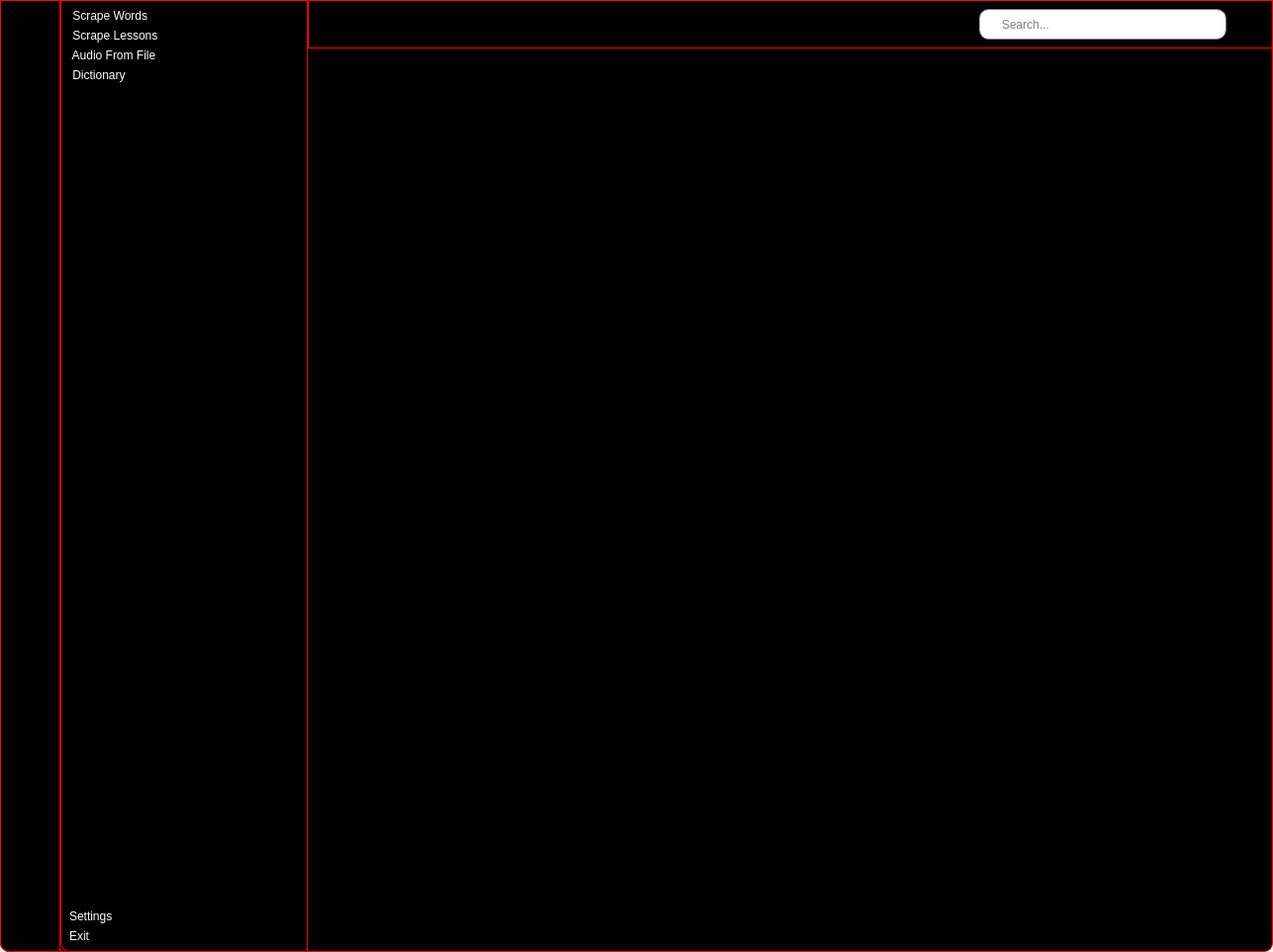
<?xml version="1.0" encoding="UTF-8"?>
<ui version="4.0">
 <class>MainWindow</class>
 <widget class="QMainWindow" name="MainWindow">
  <property name="geometry">
   <rect>
    <x>0</x>
    <y>0</y>
    <width>1286</width>
    <height>962</height>
   </rect>
  </property>
  <property name="maximumSize">
   <size>
    <width>16777215</width>
    <height>16777215</height>
   </size>
  </property>
  <property name="font">
   <font>
    <family>.AppleSystemUIFont</family>
   </font>
  </property>
  <property name="windowTitle">
   <string>MainWindow</string>
  </property>
  <property name="styleSheet">
   <string notr="true">MainWindow{
background-color: black;
}</string>
  </property>
  <widget class="QWidget" name="centralwidget">
   <property name="layoutDirection">
    <enum>Qt::LayoutDirection::LeftToRight</enum>
   </property>
   <property name="styleSheet">
    <string notr="true">QWidget#centralwidget {

background-color: black;
border: 1px solid red;
border-bottom-left-radius: 9px;
border-bottom-right-radius: 9px;
}</string>
   </property>
   <layout class="QGridLayout" name="gridLayout">
    <property name="leftMargin">
     <number>0</number>
    </property>
    <property name="topMargin">
     <number>0</number>
    </property>
    <property name="rightMargin">
     <number>0</number>
    </property>
    <property name="bottomMargin">
     <number>0</number>
    </property>
    <property name="spacing">
     <number>0</number>
    </property>
    <item row="2" column="3">
     <widget class="QWidget" name="main_screen_widget" native="true">
      <property name="sizePolicy">
       <sizepolicy hsizetype="Preferred" vsizetype="Preferred">
        <horstretch>0</horstretch>
        <verstretch>0</verstretch>
       </sizepolicy>
      </property>
      <property name="maximumSize">
       <size>
        <width>16777215</width>
        <height>16777215</height>
       </size>
      </property>
      <property name="styleSheet">
       <string notr="true">QWidget#main_screen-widget {
border: 1px solid red;
}</string>
      </property>
      <layout class="QVBoxLayout" name="verticalLayout_6">
       <property name="leftMargin">
        <number>1</number>
       </property>
       <property name="topMargin">
        <number>1</number>
       </property>
       <property name="rightMargin">
        <number>1</number>
       </property>
       <property name="bottomMargin">
        <number>1</number>
       </property>
       <item>
        <widget class="QStackedWidget" name="stackedWidget">
         <property name="currentIndex">
          <number>0</number>
         </property>
         <widget class="QWidget" name="words_page">
          <widget class="QLabel" name="label_6">
           <property name="geometry">
            <rect>
             <x>280</x>
             <y>330</y>
             <width>221</width>
             <height>81</height>
            </rect>
           </property>
           <property name="font">
            <font>
             <pointsize>25</pointsize>
            </font>
           </property>
           <property name="text">
            <string>Words page</string>
           </property>
          </widget>
         </widget>
         <widget class="QWidget" name="sentences_page">
          <widget class="QLabel" name="label_4">
           <property name="geometry">
            <rect>
             <x>500</x>
             <y>370</y>
             <width>221</width>
             <height>81</height>
            </rect>
           </property>
           <property name="font">
            <font>
             <pointsize>25</pointsize>
            </font>
           </property>
           <property name="text">
            <string>Sentences page</string>
           </property>
          </widget>
         </widget>
         <widget class="QWidget" name="audio_page">
          <widget class="QLabel" name="label_2">
           <property name="geometry">
            <rect>
             <x>350</x>
             <y>410</y>
             <width>221</width>
             <height>81</height>
            </rect>
           </property>
           <property name="font">
            <font>
             <pointsize>25</pointsize>
            </font>
           </property>
           <property name="text">
            <string>Audio page</string>
           </property>
          </widget>
         </widget>
         <widget class="QWidget" name="dictionary_page">
          <widget class="QLabel" name="label_3">
           <property name="geometry">
            <rect>
             <x>480</x>
             <y>460</y>
             <width>221</width>
             <height>81</height>
            </rect>
           </property>
           <property name="font">
            <font>
             <pointsize>25</pointsize>
            </font>
           </property>
           <property name="text">
            <string>Dictionary page</string>
           </property>
          </widget>
         </widget>
         <widget class="QWidget" name="settings_page">
          <widget class="QLabel" name="label_5">
           <property name="geometry">
            <rect>
             <x>520</x>
             <y>430</y>
             <width>221</width>
             <height>81</height>
            </rect>
           </property>
           <property name="font">
            <font>
             <pointsize>25</pointsize>
            </font>
           </property>
           <property name="text">
            <string>Settings page</string>
           </property>
          </widget>
         </widget>
        </widget>
       </item>
      </layout>
     </widget>
    </item>
    <item row="0" column="1" rowspan="3">
     <widget class="QWidget" name="icon_only_widget" native="true">
      <property name="maximumSize">
       <size>
        <width>70</width>
        <height>16777215</height>
       </size>
      </property>
      <property name="styleSheet">
       <string notr="true">QWidget#icon_only_widget{
background-color: black;
border: 1px solid red;
border-bottom-left-radius: 9px;

}




QPushButton {
border: none;
background-color: black;
padding: 1em .5em .5em .5em;

color: white;
}

QPushButton:checked {
border: none;
background-color: white;
border-radius:4px;
height: 2em;
color: black;
}</string>
      </property>
      <layout class="QVBoxLayout" name="verticalLayout">
       <item>
        <layout class="QVBoxLayout" name="verticalLayout_5">
         <item>
          <widget class="QPushButton" name="words_btn_ico">
           <property name="text">
            <string/>
           </property>
           <property name="icon">
            <iconset resource="resources.qrc">
             <normaloff>:/ /images/list_off.png</normaloff>
             <normalon>:/ /images/list_on.png</normalon>:/ /images/list_off.png</iconset>
           </property>
           <property name="iconSize">
            <size>
             <width>100</width>
             <height>20</height>
            </size>
           </property>
           <property name="checkable">
            <bool>true</bool>
           </property>
           <property name="autoExclusive">
            <bool>true</bool>
           </property>
          </widget>
         </item>
         <item>
          <widget class="QPushButton" name="sents_btn_ico">
           <property name="text">
            <string/>
           </property>
           <property name="icon">
            <iconset resource="resources.qrc">
             <normaloff>:/ /images/dialogs_off.png</normaloff>
             <normalon>:/ /images/dialogs_on.png</normalon>:/ /images/dialogs_off.png</iconset>
           </property>
           <property name="iconSize">
            <size>
             <width>100</width>
             <height>20</height>
            </size>
           </property>
           <property name="checkable">
            <bool>true</bool>
           </property>
           <property name="autoExclusive">
            <bool>true</bool>
           </property>
          </widget>
         </item>
         <item>
          <widget class="QPushButton" name="audio_btn_ico">
           <property name="text">
            <string/>
           </property>
           <property name="icon">
            <iconset resource="resources.qrc">
             <normaloff>:/ /images/audio_file_off.png</normaloff>
             <normalon>:/ /images/audio_file_on.png</normalon>:/ /images/audio_file_off.png</iconset>
           </property>
           <property name="iconSize">
            <size>
             <width>100</width>
             <height>20</height>
            </size>
           </property>
           <property name="checkable">
            <bool>true</bool>
           </property>
           <property name="autoExclusive">
            <bool>true</bool>
           </property>
          </widget>
         </item>
         <item>
          <widget class="QPushButton" name="dictionary_ico">
           <property name="text">
            <string/>
           </property>
           <property name="icon">
            <iconset resource="resources.qrc">
             <normaloff>:/ /images/dictionary_off.png</normaloff>
             <normalon>:/ /images/dictionary_on.png</normalon>:/ /images/dictionary_off.png</iconset>
           </property>
           <property name="iconSize">
            <size>
             <width>100</width>
             <height>20</height>
            </size>
           </property>
           <property name="checkable">
            <bool>true</bool>
           </property>
           <property name="autoExclusive">
            <bool>true</bool>
           </property>
          </widget>
         </item>
        </layout>
       </item>
       <item>
        <spacer name="verticalSpacer_2">
         <property name="orientation">
          <enum>Qt::Orientation::Vertical</enum>
         </property>
         <property name="sizeHint" stdset="0">
          <size>
           <width>43</width>
           <height>589</height>
          </size>
         </property>
        </spacer>
       </item>
       <item>
        <widget class="QPushButton" name="pushButton_8">
         <property name="text">
          <string/>
         </property>
         <property name="icon">
          <iconset resource="resources.qrc">
           <normaloff>:/ /images/settings_off.png</normaloff>
           <normalon>:/ /images/settings_on.png</normalon>:/ /images/settings_off.png</iconset>
         </property>
         <property name="iconSize">
          <size>
           <width>100</width>
           <height>20</height>
          </size>
         </property>
         <property name="checkable">
          <bool>true</bool>
         </property>
         <property name="autoExclusive">
          <bool>true</bool>
         </property>
        </widget>
       </item>
       <item>
        <widget class="QPushButton" name="pushButton_9">
         <property name="text">
          <string/>
         </property>
         <property name="icon">
          <iconset resource="resources.qrc">
           <normaloff>:/ /images/signout_off.png</normaloff>
           <normalon>:/ /images/signout_on.png</normalon>:/ /images/signout_off.png</iconset>
         </property>
         <property name="iconSize">
          <size>
           <width>100</width>
           <height>20</height>
          </size>
         </property>
         <property name="checkable">
          <bool>true</bool>
         </property>
         <property name="autoExclusive">
          <bool>true</bool>
         </property>
        </widget>
       </item>
      </layout>
     </widget>
    </item>
    <item row="0" column="2" rowspan="3">
     <widget class="QWidget" name="icon_text_widget" native="true">
      <property name="maximumSize">
       <size>
        <width>250</width>
        <height>16777215</height>
       </size>
      </property>
      <property name="styleSheet">
       <string notr="true">QWidget#icon_text_widget{
background-color: black;
border: 1px solid red;
border-bottom-left-radius: 9px;
padding: 2px;
}

QPushButton {
border: none;
background-color: black;
padding: 1em .5em .5em .5em;
text-align: left;
color: white;

}

QPushButton:checked {
background-color: white;
border-radius: 4px;
height: 2em;
color: black;
}</string>
      </property>
      <layout class="QVBoxLayout" name="verticalLayout_2">
       <item>
        <layout class="QVBoxLayout" name="verticalLayout_4">
         <item>
          <widget class="QPushButton" name="words_btn_ict">
           <property name="text">
            <string> Scrape Words</string>
           </property>
           <property name="icon">
            <iconset resource="resources.qrc">
             <normaloff>:/ /images/list_off.png</normaloff>
             <normalon>:/ /images/list_on.png</normalon>:/ /images/list_off.png</iconset>
           </property>
           <property name="iconSize">
            <size>
             <width>100</width>
             <height>20</height>
            </size>
           </property>
           <property name="checkable">
            <bool>true</bool>
           </property>
           <property name="autoExclusive">
            <bool>true</bool>
           </property>
          </widget>
         </item>
         <item>
          <widget class="QPushButton" name="sents_btn_ict">
           <property name="sizePolicy">
            <sizepolicy hsizetype="Expanding" vsizetype="Fixed">
             <horstretch>0</horstretch>
             <verstretch>0</verstretch>
            </sizepolicy>
           </property>
           <property name="maximumSize">
            <size>
             <width>16777215</width>
             <height>16777215</height>
            </size>
           </property>
           <property name="text">
            <string> Scrape Lessons</string>
           </property>
           <property name="icon">
            <iconset resource="resources.qrc">
             <normaloff>:/ /images/dialogs_off.png</normaloff>
             <normalon>:/ /images/dialogs_on.png</normalon>:/ /images/dialogs_off.png</iconset>
           </property>
           <property name="iconSize">
            <size>
             <width>100</width>
             <height>20</height>
            </size>
           </property>
           <property name="checkable">
            <bool>true</bool>
           </property>
           <property name="autoExclusive">
            <bool>true</bool>
           </property>
          </widget>
         </item>
         <item>
          <widget class="QPushButton" name="audio_btn_ict">
           <property name="sizePolicy">
            <sizepolicy hsizetype="Preferred" vsizetype="Fixed">
             <horstretch>0</horstretch>
             <verstretch>0</verstretch>
            </sizepolicy>
           </property>
           <property name="text">
            <string> Audio From File</string>
           </property>
           <property name="icon">
            <iconset resource="resources.qrc">
             <normaloff>:/ /images/audio_file_off.png</normaloff>
             <normalon>:/ /images/audio_file_on.png</normalon>:/ /images/audio_file_off.png</iconset>
           </property>
           <property name="iconSize">
            <size>
             <width>100</width>
             <height>20</height>
            </size>
           </property>
           <property name="checkable">
            <bool>true</bool>
           </property>
           <property name="autoExclusive">
            <bool>true</bool>
           </property>
          </widget>
         </item>
         <item>
          <widget class="QPushButton" name="dictionary_btn_ict">
           <property name="sizePolicy">
            <sizepolicy hsizetype="Expanding" vsizetype="Fixed">
             <horstretch>0</horstretch>
             <verstretch>0</verstretch>
            </sizepolicy>
           </property>
           <property name="text">
            <string> Dictionary</string>
           </property>
           <property name="icon">
            <iconset resource="resources.qrc">
             <normaloff>:/ /images/dictionary_off.png</normaloff>
             <normalon>:/ /images/dictionary_on.png</normalon>:/ /images/dictionary_off.png</iconset>
           </property>
           <property name="iconSize">
            <size>
             <width>100</width>
             <height>20</height>
            </size>
           </property>
           <property name="checkable">
            <bool>true</bool>
           </property>
           <property name="autoExclusive">
            <bool>true</bool>
           </property>
          </widget>
         </item>
        </layout>
       </item>
       <item>
        <spacer name="verticalSpacer_3">
         <property name="orientation">
          <enum>Qt::Orientation::Vertical</enum>
         </property>
         <property name="sizeHint" stdset="0">
          <size>
           <width>20</width>
           <height>589</height>
          </size>
         </property>
        </spacer>
       </item>
       <item>
        <widget class="QPushButton" name="pushButton_10">
         <property name="text">
          <string>Settings</string>
         </property>
         <property name="icon">
          <iconset resource="resources.qrc">
           <normaloff>:/ /images/settings_off.png</normaloff>
           <normalon>:/ /images/settings_on.png</normalon>:/ /images/settings_off.png</iconset>
         </property>
         <property name="iconSize">
          <size>
           <width>100</width>
           <height>20</height>
          </size>
         </property>
         <property name="checkable">
          <bool>true</bool>
         </property>
         <property name="autoExclusive">
          <bool>true</bool>
         </property>
        </widget>
       </item>
       <item>
        <widget class="QPushButton" name="pushButton_11">
         <property name="text">
          <string>Exit</string>
         </property>
         <property name="icon">
          <iconset resource="resources.qrc">
           <normaloff>:/ /images/signout_off.png</normaloff>
           <normalon>:/ /images/signout_on.png</normalon>:/ /images/signout_off.png</iconset>
         </property>
         <property name="iconSize">
          <size>
           <width>100</width>
           <height>20</height>
          </size>
         </property>
         <property name="checkable">
          <bool>true</bool>
         </property>
         <property name="autoExclusive">
          <bool>true</bool>
         </property>
        </widget>
       </item>
      </layout>
     </widget>
    </item>
    <item row="0" column="3">
     <widget class="QWidget" name="header_widget" native="true">
      <property name="maximumSize">
       <size>
        <width>16777215</width>
        <height>175</height>
       </size>
      </property>
      <property name="styleSheet">
       <string notr="true">QWidget#header_widget{
background-color: rgb(0, 0, 0);
border: 1px solid red;
}</string>
      </property>
      <layout class="QVBoxLayout" name="verticalLayout_7">
       <item>
        <layout class="QHBoxLayout" name="horizontalLayout_2">
         <item>
          <layout class="QVBoxLayout" name="verticalLayout_3">
           <item>
            <widget class="QLabel" name="label">
             <property name="styleSheet">
              <string notr="true">text-align: right;</string>
             </property>
             <property name="text">
              <string/>
             </property>
             <property name="pixmap">
              <pixmap resource="resources.qrc">:/ /images/logo.png</pixmap>
             </property>
            </widget>
           </item>
          </layout>
         </item>
         <item>
          <spacer name="horizontalSpacer_3">
           <property name="orientation">
            <enum>Qt::Orientation::Horizontal</enum>
           </property>
           <property name="sizeHint" stdset="0">
            <size>
             <width>558</width>
             <height>18</height>
            </size>
           </property>
          </spacer>
         </item>
         <item>
          <widget class="QLineEdit" name="lineEdit">
           <property name="sizePolicy">
            <sizepolicy hsizetype="Preferred" vsizetype="Preferred">
             <horstretch>0</horstretch>
             <verstretch>0</verstretch>
            </sizepolicy>
           </property>
           <property name="minimumSize">
            <size>
             <width>250</width>
             <height>31</height>
            </size>
           </property>
           <property name="maximumSize">
            <size>
             <width>250</width>
             <height>31</height>
            </size>
           </property>
           <property name="styleSheet">
            <string notr="true">QLineEdit {
	padding-left: 20px;
	border: 1px solid gray;
	border-radius: 10px;
}</string>
           </property>
           <property name="placeholderText">
            <string>Search...</string>
           </property>
          </widget>
         </item>
         <item>
          <widget class="QPushButton" name="pushButton">
           <property name="styleSheet">
            <string notr="true">QPushButton {
border: none;
padding-right:.5em
}</string>
           </property>
           <property name="text">
            <string/>
           </property>
           <property name="icon">
            <iconset resource="resources.qrc">
             <normaloff>:/ /images/hamburger_off.png</normaloff>
             <normalon>:/ /images/hamburger_on.png</normalon>:/ /images/hamburger_off.png</iconset>
           </property>
           <property name="iconSize">
            <size>
             <width>29</width>
             <height>35</height>
            </size>
           </property>
           <property name="checkable">
            <bool>true</bool>
           </property>
          </widget>
         </item>
        </layout>
       </item>
      </layout>
     </widget>
    </item>
   </layout>
  </widget>
 </widget>
 <resources>
  <include location="resources.qrc"/>
 </resources>
 <connections>
  <connection>
   <sender>words_btn_ico</sender>
   <signal>toggled(bool)</signal>
   <receiver>words_btn_ict</receiver>
   <slot>setChecked(bool)</slot>
   <hints>
    <hint type="sourcelabel">
     <x>36</x>
     <y>47</y>
    </hint>
    <hint type="destinationlabel">
     <x>160</x>
     <y>52</y>
    </hint>
   </hints>
  </connection>
  <connection>
   <sender>words_btn_ict</sender>
   <signal>toggled(bool)</signal>
   <receiver>words_btn_ico</receiver>
   <slot>setChecked(bool)</slot>
   <hints>
    <hint type="sourcelabel">
     <x>235</x>
     <y>48</y>
    </hint>
    <hint type="destinationlabel">
     <x>23</x>
     <y>31</y>
    </hint>
   </hints>
  </connection>
  <connection>
   <sender>sents_btn_ico</sender>
   <signal>toggled(bool)</signal>
   <receiver>sents_btn_ict</receiver>
   <slot>setChecked(bool)</slot>
   <hints>
    <hint type="sourcelabel">
     <x>30</x>
     <y>99</y>
    </hint>
    <hint type="destinationlabel">
     <x>115</x>
     <y>99</y>
    </hint>
   </hints>
  </connection>
  <connection>
   <sender>sents_btn_ict</sender>
   <signal>toggled(bool)</signal>
   <receiver>sents_btn_ico</receiver>
   <slot>setChecked(bool)</slot>
   <hints>
    <hint type="sourcelabel">
     <x>243</x>
     <y>107</y>
    </hint>
    <hint type="destinationlabel">
     <x>33</x>
     <y>95</y>
    </hint>
   </hints>
  </connection>
  <connection>
   <sender>audio_btn_ico</sender>
   <signal>toggled(bool)</signal>
   <receiver>audio_btn_ict</receiver>
   <slot>setChecked(bool)</slot>
   <hints>
    <hint type="sourcelabel">
     <x>40</x>
     <y>152</y>
    </hint>
    <hint type="destinationlabel">
     <x>107</x>
     <y>159</y>
    </hint>
   </hints>
  </connection>
  <connection>
   <sender>audio_btn_ict</sender>
   <signal>toggled(bool)</signal>
   <receiver>audio_btn_ico</receiver>
   <slot>setChecked(bool)</slot>
   <hints>
    <hint type="sourcelabel">
     <x>207</x>
     <y>160</y>
    </hint>
    <hint type="destinationlabel">
     <x>42</x>
     <y>153</y>
    </hint>
   </hints>
  </connection>
  <connection>
   <sender>dictionary_ico</sender>
   <signal>toggled(bool)</signal>
   <receiver>dictionary_btn_ict</receiver>
   <slot>setChecked(bool)</slot>
   <hints>
    <hint type="sourcelabel">
     <x>28</x>
     <y>212</y>
    </hint>
    <hint type="destinationlabel">
     <x>108</x>
     <y>214</y>
    </hint>
   </hints>
  </connection>
  <connection>
   <sender>dictionary_btn_ict</sender>
   <signal>toggled(bool)</signal>
   <receiver>dictionary_ico</receiver>
   <slot>setChecked(bool)</slot>
   <hints>
    <hint type="sourcelabel">
     <x>207</x>
     <y>208</y>
    </hint>
    <hint type="destinationlabel">
     <x>45</x>
     <y>198</y>
    </hint>
   </hints>
  </connection>
  <connection>
   <sender>pushButton_8</sender>
   <signal>toggled(bool)</signal>
   <receiver>pushButton_10</receiver>
   <slot>setChecked(bool)</slot>
   <hints>
    <hint type="sourcelabel">
     <x>44</x>
     <y>874</y>
    </hint>
    <hint type="destinationlabel">
     <x>121</x>
     <y>874</y>
    </hint>
   </hints>
  </connection>
  <connection>
   <sender>pushButton_10</sender>
   <signal>toggled(bool)</signal>
   <receiver>pushButton_8</receiver>
   <slot>setChecked(bool)</slot>
   <hints>
    <hint type="sourcelabel">
     <x>225</x>
     <y>863</y>
    </hint>
    <hint type="destinationlabel">
     <x>44</x>
     <y>867</y>
    </hint>
   </hints>
  </connection>
  <connection>
   <sender>pushButton_9</sender>
   <signal>toggled(bool)</signal>
   <receiver>pushButton_11</receiver>
   <slot>setChecked(bool)</slot>
   <hints>
    <hint type="sourcelabel">
     <x>28</x>
     <y>925</y>
    </hint>
    <hint type="destinationlabel">
     <x>110</x>
     <y>930</y>
    </hint>
   </hints>
  </connection>
  <connection>
   <sender>pushButton_11</sender>
   <signal>toggled(bool)</signal>
   <receiver>pushButton_9</receiver>
   <slot>setChecked(bool)</slot>
   <hints>
    <hint type="sourcelabel">
     <x>274</x>
     <y>911</y>
    </hint>
    <hint type="destinationlabel">
     <x>31</x>
     <y>927</y>
    </hint>
   </hints>
  </connection>
  <connection>
   <sender>pushButton</sender>
   <signal>toggled(bool)</signal>
   <receiver>icon_text_widget</receiver>
   <slot>setVisible(bool)</slot>
   <hints>
    <hint type="sourcelabel">
     <x>354</x>
     <y>89</y>
    </hint>
    <hint type="destinationlabel">
     <x>261</x>
     <y>374</y>
    </hint>
   </hints>
  </connection>
  <connection>
   <sender>pushButton</sender>
   <signal>toggled(bool)</signal>
   <receiver>icon_only_widget</receiver>
   <slot>setHidden(bool)</slot>
   <hints>
    <hint type="sourcelabel">
     <x>409</x>
     <y>90</y>
    </hint>
    <hint type="destinationlabel">
     <x>30</x>
     <y>435</y>
    </hint>
   </hints>
  </connection>
 </connections>
</ui>
